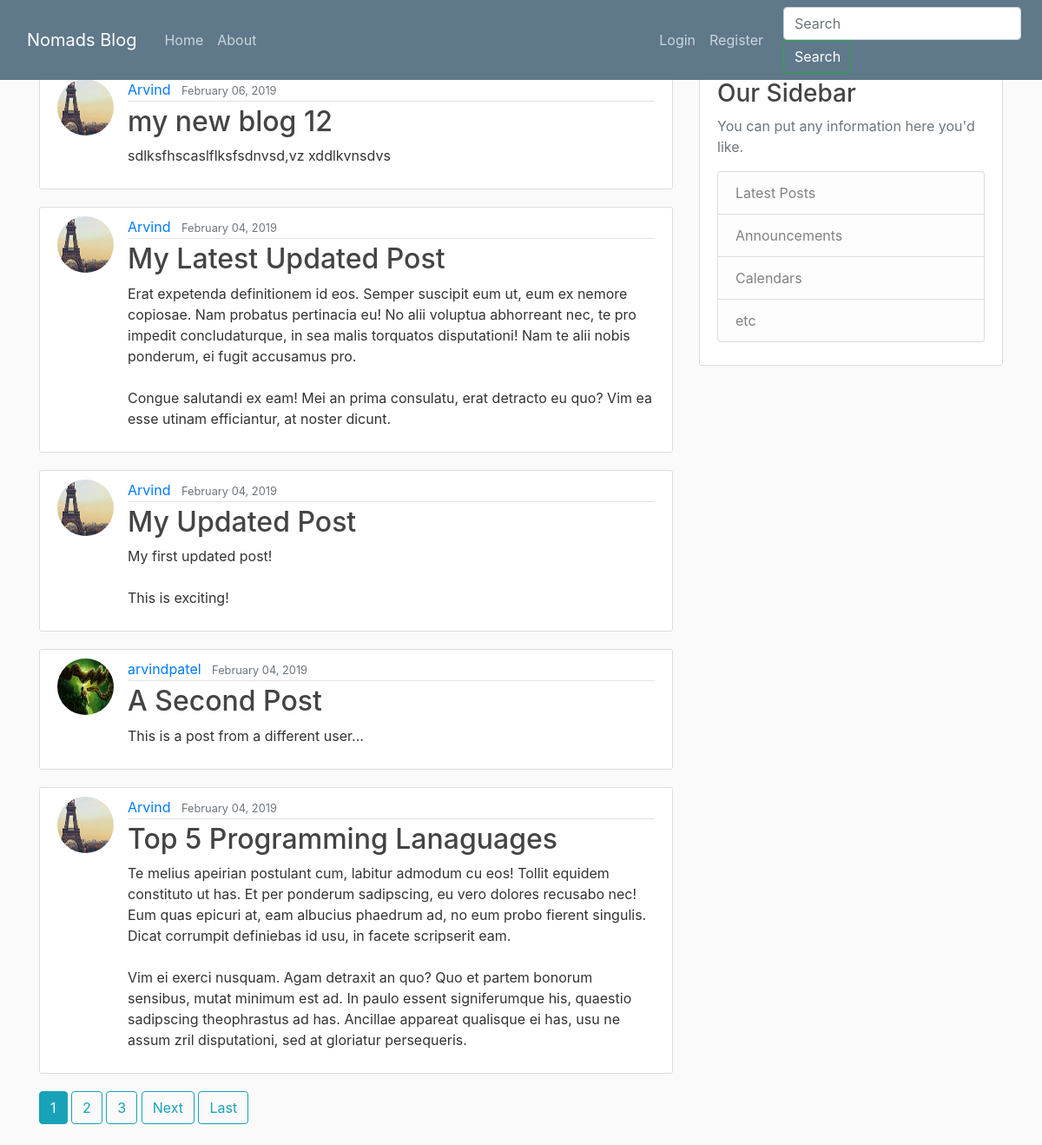
Screenshot of /geek-blog/ with the database file from the repository.
### blog/models.py (models this page shows, shortened)
class Post(models.Model):
    title = models.CharField(max_length = 100)
    content = models.TextField()
    date_posted = models.DateTimeField(default = timezone.now())
    post_image = models.ImageField(null=True, blank=True, upload_to='user_upload')
    author = models.ForeignKey(User, on_delete= models.CASCADE)

### users/models.py (models this page shows, shortened)
class Profile(models.Model):
    user = models.OneToOneField(User, on_delete=models.CASCADE)
    image = models.ImageField(default='default.jpg', upload_to='profile_pics')

### blog/views.py (the view)
# urls.py: path('geek-blog/', PostListView.as_view(), name='blog-home'),
class PostListView(ListView):
    model = Post
    template_name = 'blog/home.html'  # <app>/<model>_<viewtype>.html
    context_object_name = 'posts'
    ordering = ['-date_posted']
    paginate_by = 5

### blog/templates/blog/home.html (shortened to what this page needs)
{% extends "blog/base.html" %}
{% block content %}
    {% for post in posts %}
        <article class="media content-section">
          <img class="rounded-circle article-img" src="{{ post.author.profile.image.url }}">
          <div class="media-body">
            <div class="article-metadata">
              <a class="mr-2" href="{% url 'user-posts' post.author.username %}">{{ post.author }}</a>
              <small class="text-muted">{{ post.date_posted|date:"F d, Y" }}</small>
            </div>
            <h2><a class="article-title" href="{% url 'post-detail' post.id %}">{{ post.title }}</a></h2>
            <p class="article-content">{{ post.content }}</p>
          </div>
        </article>
    {% endfor %}
    {% if is_paginated %}
      {% for num in page_obj.paginator.page_range %}
        {% if page_obj.number == num %}
          <a class="btn btn-info mb-4" href="?page={{ num }}">{{ num }}</a>
        {% elif num > page_obj.number|add:'-3' and num < page_obj.number|add:'3' %}
          <a class="btn btn-outline-info mb-4" href="?page={{ num }}">{{ num }}</a>
        {% endif %}
      {% endfor %}
      {% if page_obj.has_next %}
        <a class="btn btn-outline-info mb-4" href="?page={{ page_obj.next_page_number }}">Next</a>
        <a class="btn btn-outline-info mb-4" href="?page={{ page_obj.paginator.num_pages }}">Last</a>
      {% endif %}
    {% endif %}
{% endblock content %}

### blog/templates/blog/base.html (shortened to what this page needs)
{% load static %}
<!doctype html>
<html>
<head>
    <link rel="stylesheet" href="https://maxcdn.bootstrapcdn.com/bootstrap/4.0.0/css/bootstrap.min.css">
	<link rel="stylesheet" type="text/css" href="{% static 'blog/main.css' %}">
</head>
<body>
   <header class="site-header">
  <nav class="navbar navbar-expand-md navbar-dark bg-steel fixed-top">
      <div class="container">
        <a class="navbar-brand mr-4" href="{% url 'blog-home' %}">Nomads Blog</a>
        <div class="collapse navbar-collapse" id="navbarToggle">
          <div class="navbar-nav mr-auto">
            <a class="nav-item nav-link" href="{% url 'blog-home' %}">Home</a>
            <a class="nav-item nav-link" href="{% url 'blog-about' %}">About</a>
          </div>
          <div class="navbar-nav">
			{% if user.is_authenticated %}
				<a class="nav-item nav-link" href="{% url 'post-create' %}">Post</a>
				<a class="nav-item nav-link" href="{% url 'profile' %}">Profile</a>
				<a class="nav-item nav-link" href="{% url 'logout' %}">Logout</a>
			{% else %}
				<a class="nav-item nav-link" href="{% url 'login' %}">Login</a>
				<a class="nav-item nav-link" href="{% url 'register' %}">Register</a>
            {% endif %}
          </div>
        </div>
      </div>
	  	<center>
         <div>
			<form class="form-inline my-2 my-lg-0">
              <input class="form-control mr-sm-2" type="search" placeholder="Search" aria-label="Search">
              <button class="btn btn-outline-success my-2 my-sm-0" style="color:White;" type="submit">Search</button>
            </form>
		 </div>
        </center>
  </nav>
  </header>
  <main role="main" class="container">
    <div class="row">
      <div class="col-md-8">
        {% block content %}{% endblock %}
      </div>
      <div class="col-md-4">
        <div class="content-section">
          <h3>Our Sidebar</h3>
          <p class='text-muted'>You can put any information here you'd like.
            <ul class="list-group">
              <li class="list-group-item list-group-item-light">Latest Posts</li>
              <li class="list-group-item list-group-item-light">Announcements</li>
              <li class="list-group-item list-group-item-light">Calendars</li>
              <li class="list-group-item list-group-item-light">etc</li>
            </ul>
          </p>
        </div>
      </div>
    </div>
  </main>
</body>
</html>

### blog/static/blog/main.css (style rules this page uses)
body { background: #fafafa; color: #333333; margin-top: 5rem; }
h1, h2, h3, h4, h5, h6 { color: #444444; }
ul { margin: 0; }
.bg-steel { background-color: #5f788a; }
.site-header .navbar-nav .nav-link { color: #cbd5db; }
.content-section { background: #ffffff; padding: 10px 20px; border: 1px solid #dddddd; border-radius: 3px; margin-bottom: 20px; }
.article-title { color: #444444; }
.article-content { white-space: pre-line; }
.article-img { height: 65px; width: 65px; margin-right: 16px; }
.article-metadata { padding-bottom: 1px; margin-bottom: 4px; border-bottom: 1px solid #e3e3e3 }

### rows the page displays
Post: author.profile.image (placeholder picture), author "Arvind", date_posted "February 06, 2019", title "my new blog 12", content "sdlksfhscaslflksfsdnvsd,vz xddlkvnsdvs"
Post: author.profile.image (placeholder picture), author "Arvind", date_posted "February 04, 2019", title "My Latest Updated Post", content "Erat expetenda definitionem id eos. Semper suscipit eum ut, eum ex nemore copiosae. Nam probatus pertinacia eu! No alii voluptua abhorreant nec, te pro impedit concludaturque, in sea malis torquatos disputationi! Nam te alii nobis ponderum, ei fugit accusamus pro. Congue salutandi ex eam! Mei an prima consulatu, erat detracto eu quo? Vim ea esse utinam efficiantur, at noster dicunt."
Post: author.profile.image (placeholder picture), author "Arvind", date_posted "February 04, 2019", title "My Updated Post", content "My first updated post! This is exciting!"
Post: author.profile.image (picture), author "arvindpatel", date_posted "February 04, 2019", title "A Second Post", content "This is a post from a different user..."
Post: author.profile.image (placeholder picture), author "Arvind", date_posted "February 04, 2019", title "Top 5 Programming Lanaguages", content "Te melius apeirian postulant cum, labitur admodum cu eos! Tollit equidem constituto ut has. Et per ponderum sadipscing, eu vero dolores recusabo nec! Eum quas epicuri at, eam albucius phaedrum ad, no eum probo fierent singulis. Dicat corrumpit definiebas id usu, in facete scripserit eam. Vim ei exerci nusquam. Agam detraxit an quo? Quo et partem bonorum sensibus, mutat minimum est ad. In paulo essent signiferumque his, quaestio sadipscing theophrastus ad has. Ancillae appareat qualisque ei has, usu ne assum zril disputationi, sed at gloriatur persequeris."

### other values shown
{{ num }} "1"
{{ num }} "2" "3"
